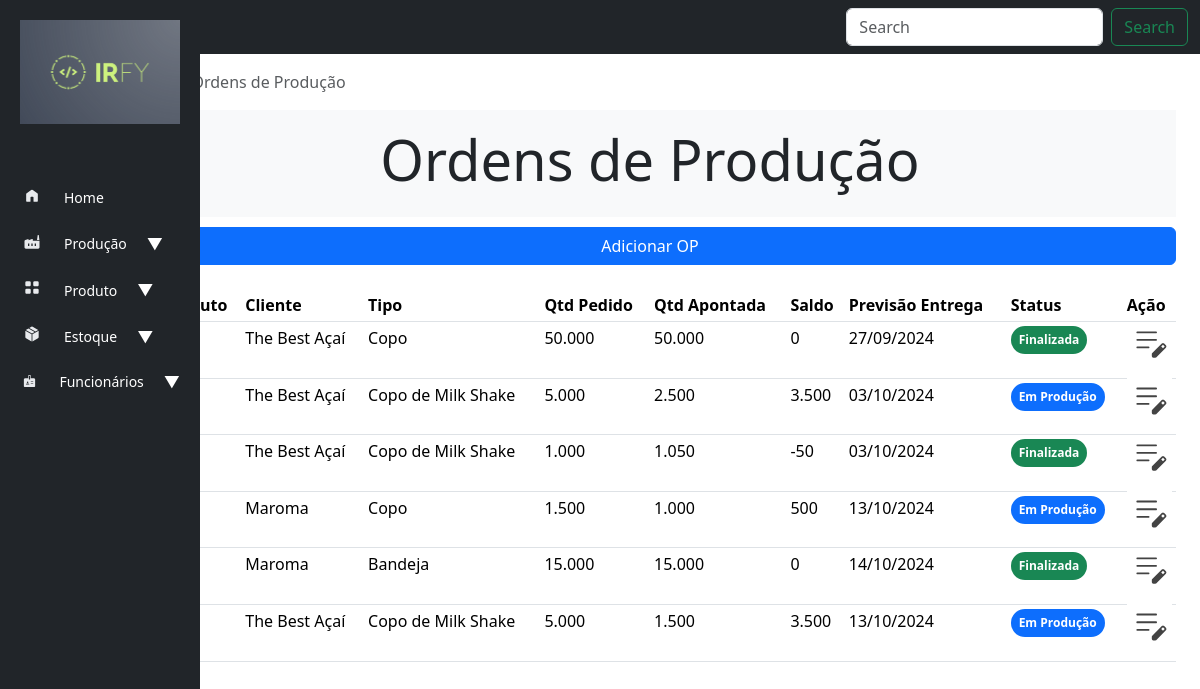
The app's page /producao/list_ordens, older data.
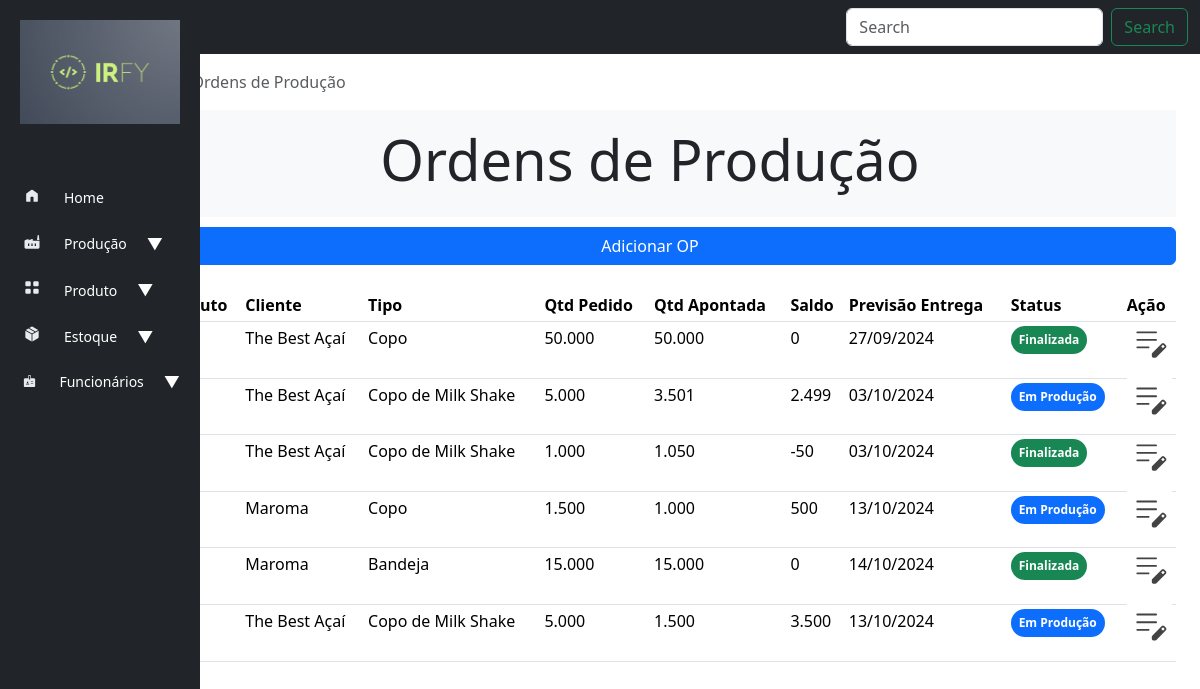
The same page, newer data.
### producao/models.py (models this page shows, shortened)
class OrdemProducao(models.Model):
    STATUS_CHOICES = [
        ('pendente', 'Pendente'),
        ('em_producao', 'Em Produção'),
        ('finalizada', 'Finalizada'),
    ]
    cliente = models.ForeignKey(Cliente, on_delete=models.CASCADE)
    produto = models.ForeignKey(Produto, on_delete=models.CASCADE)
    quantidade = models.FloatField()
    quantidade_produzida = models.FloatField(default=0)
    saldo_op = models.FloatField(blank=True, null=True)
    data_criacao = models.DateTimeField(auto_now_add=True)
    data_previsao = models.DateField()
    status = models.CharField(max_length=20, choices=STATUS_CHOICES, default='pendente')
    class Meta:
        verbose_name_plural = 'ordens_de_producao'

### cadastro/models.py (models this page shows, shortened)
class Cliente(models.Model):
    TIPOS_CLIENTE = [
        ('pf', 'Pessoa Física'),
        ('pj', 'Pessoa Jurídica'),
    ]
    nome_cliente = models.CharField(max_length=255)
    tipo_cliente = models.CharField(max_length=2, choices=TIPOS_CLIENTE, default='pf')
    cpf_cnpj = models.CharField(max_length=18, unique=True)
    email = models.EmailField(max_length=254)
    telefone = models.CharField(max_length=20, blank=True, null=True)
    endereco = models.TextField()
    data_cadastro = models.DateTimeField(auto_now_add=True)

class Produto(models.Model):
    nome = models.CharField(max_length=255)
    codigo = models.CharField(max_length=50, unique=True)
    descricao = models.TextField(blank=True)
    material = models.CharField(max_length=100)
    peso = models.DecimalField(max_digits=10, decimal_places=2)
    volume = models.DecimalField(max_digits=10, decimal_places=2)
    cor = models.CharField(max_length=50)

### producao/views.py (the view)
# urls.py: path('list_ordens', views.list_ordem_producao, name='list_ordens'),
def list_ordem_producao(request):
    ordens_producao = OrdemProducao.objects.order_by('data_criacao')
    context = {'ordens_producao': ordens_producao}
    return render(request, 'producao/list-ordem-producao.html', context)

### producao/templates/producao/list-ordem-producao.html (shortened to what this page needs)
{% extends "base.html" %}
{% load static %}
{% load humanize %}
{% block header %}
<nav aria-label="breadcrumb">
  <ol class="breadcrumb">
    <li class="breadcrumb-item"><a href="{% url 'index' %}">Home</a></li>
    <li class="breadcrumb-item active" aria-current="page">Ordens de Produção</li>
  </ol>
</nav>
    <div class="py-3 bg-light text-center">
        <h2 class="display-4">Ordens de Produção</h2>
    </div>
{% endblock header %}
{% block content %}
{% block buttons %}
  <div class="d-grid gap-2" style="margin-top: 10px;">
      <a class="btn btn-primary" href="{% url 'new_ordem'%}" role="button">Adicionar OP</a>
  </div>
{% endblock buttons %}
    <table class="table table-hover table-sm">
        <thead >
          <tr>
            <th scope="col">OP</th>
            <th scope="col">Produto</th>
            <th scope="col">Cliente</th>
            <th scope="col">Tipo</th>
            <th scope="col">Qtd Pedido</th>
            <th scope="col">Qtd Apontada</th>
            <th scope="col">Saldo</th>
            <th scope="col">Previsão Entrega</th>
            <th scope="col">Status</th>
            <th scope="col">Ação</th>
          </tr>
        </thead>
        <tbody class="table table-hover">
        {% for ordem_producao in ordens_producao %}
          <tr style="cursor: pointer;" onclick="window.location.href='{% url 'ordem_producao' ordem_producao.id  %}'">
              <td scope="row">{{ ordem_producao.id }}</td>
              <td>{{ ordem_producao.produto.codigo }}</td>
              <td>{{ ordem_producao.cliente.nome_cliente }}</td>
              <td>{{ ordem_producao.produto.nome }}</td>
              <td>{{ ordem_producao.quantidade|floatformat:0|intcomma }}</td>
              <td>{{ ordem_producao.quantidade_produzida|floatformat:0|intcomma}}</td>
              <td>{{ ordem_producao.saldo_op|floatformat:0|intcomma }}</td>
              <td>{{ ordem_producao.data_previsao | date:'d/m/Y'}}</td>
              {% if ordem_producao.status == "em_producao"%}
                <td><span class="badge rounded-pill text-bg-primary">{{ ordem_producao.get_status_display }}</span></td>
              {% elif ordem_producao.status == "pendente" %}
              <td> <span class="badge rounded-pill text-bg-warning">{{ ordem_producao.get_status_display }}</span></td>
              {% else %}
                <td> <span class="badge rounded-pill text-bg-success">{{ ordem_producao.get_status_display }}</span></td>
              {% endif %}
              <td><img class="hover" href="{% url 'apontamento_producao' ordem_producao.id %}" src="{% static 'icons/edit.svg' %}" style="padding: 0;"</td>
          </tr>
        {% empty %}
          Não há ordens para visualizar
        {% endfor %}
        </tbody>
      </table>
{% endblock content %}

Row changes from the older to the newer data that the page shows:
changed OrdemProducao (number 2 of 6 on the later page): quantidade_produzida "2.500" → "3.501"; saldo_op "3.500" → "2.499"
